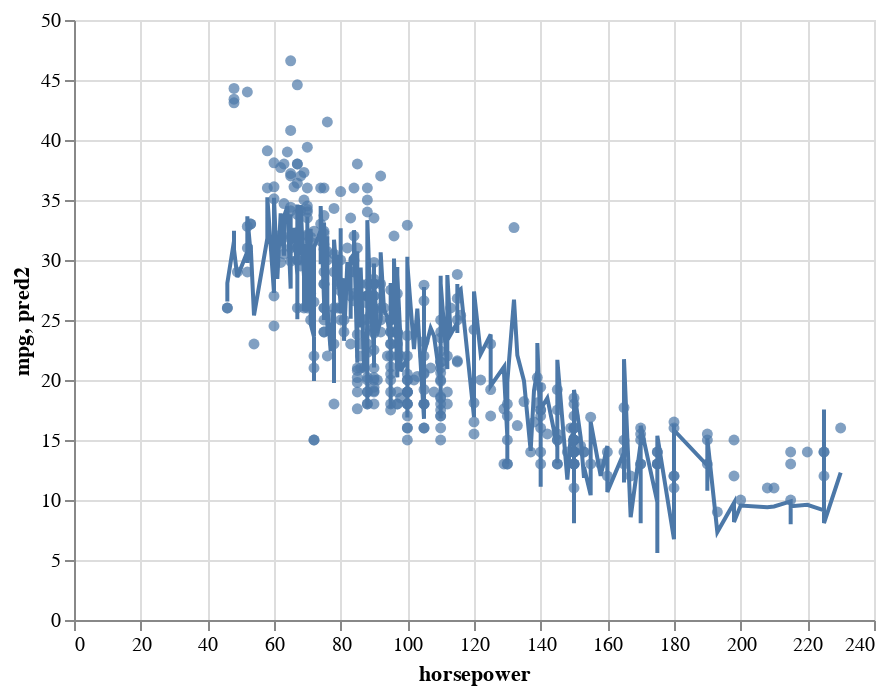

Notebook code for this chart:
### Markdown cell above
The predicted values do not look very linear, but that is because the line chart comes from data points which have four different values associated to them: "horsepower", "weight", "model_year", "cylinders".  Our x-axis only shows "horsepower", but the points on the line depend on all four values.

In the following cell, we add a tooltip to the base scatterplot.  Put your mouse over the low point near horsepower 130 and over the highest point near horsepower 130.  Even though these two points have roughly the same horsepower (130 and 132), the weights are very different (3870 and 2910, respectively), so that is why our line chart includes a lower miles per gallon point (for the higher weight) and a higher miles per gallon point.

This is a confusing point.  You will get a chance to think about something similar to it on one of next week's homeworks.

### Code cell
base = alt.Chart(df).mark_circle().encode(
    x="horsepower",
    y="mpg",
    tooltip=cols
)

base+c2

### Figure 1 — Vega-Lite specification as saved in the notebook (floating-point values rounded to 4 significant figures; data arrays with more than 128 entries replaced by an {"elided": "..."} marker saying what was removed)
{"config": {"view": {"continuousWidth": 400, "continuousHeight": 300}}, "layer": [{"mark": "circle", "encoding": {"tooltip": [{"field": "horsepower", "type": "quantitative"}, {"field": "weight", "type": "quantitative"}, {"field": "model_year", "type": "quantitative"}, {"field": "cylinders", "type": "quantitative"}], "x": {"field": "horsepower", "type": "quantitative"}, "y": {"field": "mpg", "type": "quantitative"}}}, {"mark": "line", "encoding": {"x": {"field": "horsepower", "type": "quantitative"}, "y": {"field": "pred2", "type": "quantitative"}}}], "data": {"name": "data-5c7f020ae141d428401431f8d4968c4e"}, "$schema": "https://vega.github.io/schema/vega-lite/v4.17.0.json", "datasets": {"data-5c7f020ae141d428401431f8d4968c4e": {"elided": "392 records"}}}
